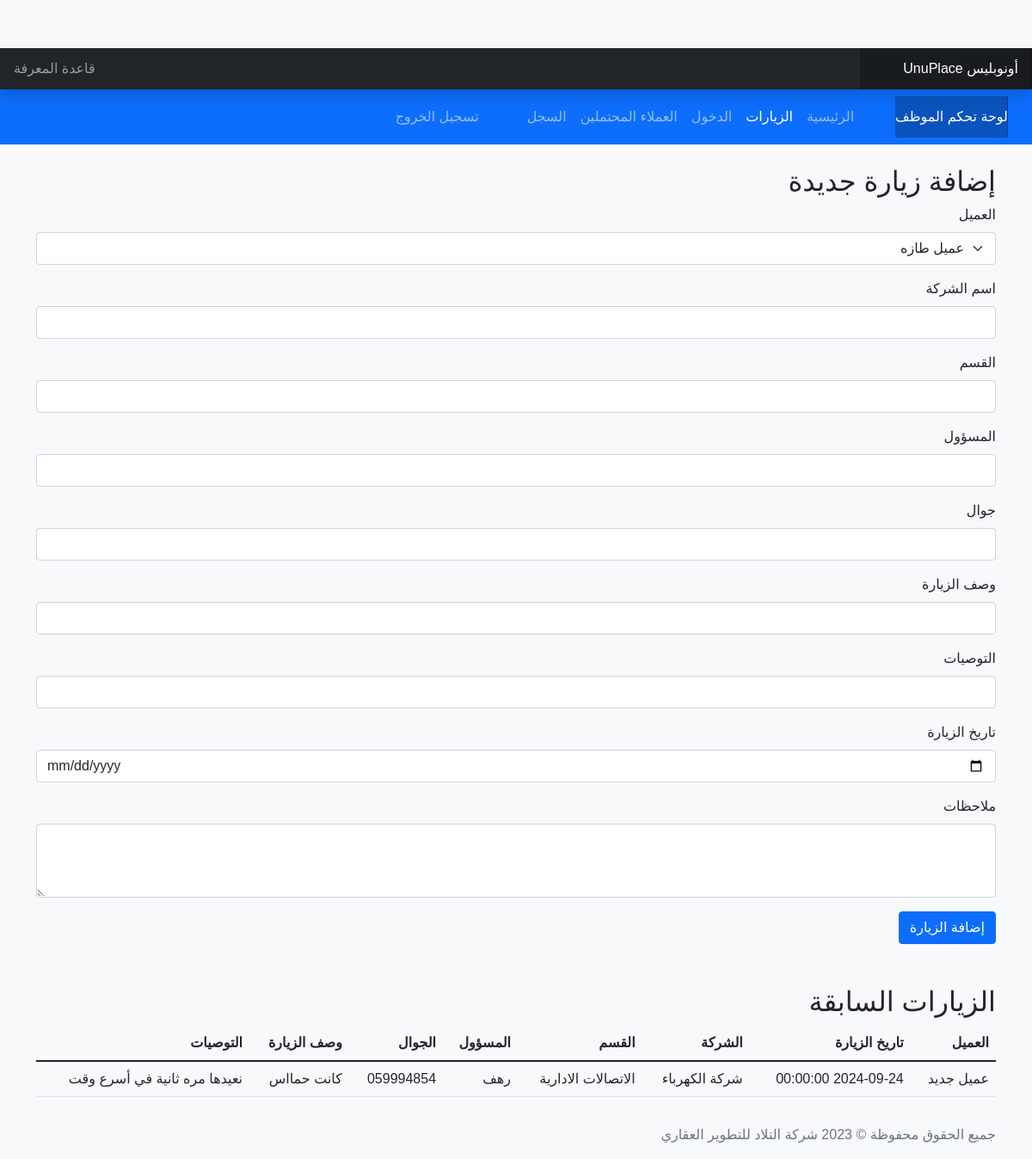
The page /employee/visits.php (signed in) on the database its author committed.
### tables this page shows
CREATE TABLE `visits` (
  `id` int(11) NOT NULL,
  `employee_id` int(11) DEFAULT NULL,
  `visit_date` datetime NOT NULL,
  `company_name` varchar(100) NOT NULL,
  `department` varchar(100) DEFAULT NULL,
  `contact_name` varchar(100) DEFAULT NULL,
  `contact_phone` varchar(20) DEFAULT NULL,
  `description` text DEFAULT NULL,
  `recommendations` text DEFAULT NULL,
  `created_at` timestamp NOT NULL DEFAULT current_timestamp(),
  `project_id` int(11) DEFAULT NULL,
  `client_id` int(11) DEFAULT NULL,
  `notes` text DEFAULT NULL
);

CREATE TABLE `potential_clients` (
  `id` int(11) NOT NULL,
  `name` varchar(100) NOT NULL,
  `phone` varchar(20) NOT NULL,
  `salary` decimal(10,2) DEFAULT NULL,
  `monthly_commitment` decimal(10,2) DEFAULT NULL,
  `bank` text DEFAULT NULL,
  `sector` text DEFAULT NULL,
  `status` text DEFAULT NULL,
  `notes` text DEFAULT NULL,
  `contact_date` date DEFAULT NULL,
  `assigned_to` int(11) DEFAULT NULL,
  `created_at` timestamp NOT NULL DEFAULT current_timestamp(),
  `email` varchar(128) DEFAULT NULL,
  `source` text DEFAULT NULL
);

### includes/functions.php (called while the page is built, shortened)
<?php
function get_employee_visits($pdo, $employee_id) {
    $stmt = $pdo->prepare("SELECT v.*, pc.name as client_name
                           FROM visits v
                           JOIN potential_clients pc ON v.client_id = pc.id
                           WHERE v.employee_id = ?
                           ORDER BY v.visit_date DESC");
    $stmt->execute([$employee_id]);
    return $stmt->fetchAll(PDO::FETCH_ASSOC);
}
function get_employee_potential_clients($pdo, $employee_id) {
    $stmt = $pdo->prepare("SELECT * FROM potential_clients WHERE assigned_to = ? ORDER BY created_at DESC");
    $stmt->execute([$employee_id]);
    return $stmt->fetchAll(PDO::FETCH_ASSOC);
}

### employee/visits.php (the view, shortened to what this page needs)
<?php
require_once '../includes/functions.php';
require_once '../config/database.php';
$clients = get_employee_potential_clients($pdo, $_SESSION['user_id']);
$visits = get_employee_visits($pdo, $_SESSION['user_id']);
?>
<!DOCTYPE html>
<html lang="ar" dir="rtl">
<head>
    <link href="https://cdn.jsdelivr.net/npm/bootstrap@5.1.3/dist/css/bootstrap.min.css" rel="stylesheet">
    <link href="../assets/css/style.css" rel="stylesheet">
</head>
<body>
    <?php include '../includes/header.php'; ?>
    <?php include '../includes/employee_topnav.php'; ?>
    <div class="container mt-4">
        <h2>إضافة زيارة جديدة</h2>
        <form method="POST">
            <div class="mb-3">
                <label for="client_id" class="form-label">العميل</label>
                <select name="client_id" id="client_id" class="form-select" required>
                    <?php foreach ($clients as $client): ?>
                        <option value="<?php echo $client['id']; ?>"><?php echo htmlspecialchars($client['name']); ?></option>
                    <?php endforeach; ?>
                </select>
            </div>
            <div class="mb-3">
                <label for="company_name" class="form-label">اسم الشركة </label>
                <input type="text" name="company_name" id="company_name" class="form-control" required>
            </div>
            <div class="mb-3">
                <label for="department" class="form-label">القسم </label>
                <input type="text" name="department" id="department" class="form-control" required>
            </div>
            <div class="mb-3">
                <label for="contact_name" class="form-label">المسؤول </label>
                <input type="text" name="contact_name" id="contact_name" class="form-control" required>
            </div>
            <div class="mb-3">
                <label for="contact_phone" class="form-label">جوال </label>
                <input type="text" name="contact_phone" id="contact_phone" class="form-control" required>
            </div>
            <div class="mb-3">
                <label for="description" class="form-label">وصف الزيارة </label>
                <input type="text" name="description" id="description" class="form-control" required>
            </div>
            <div class="mb-3">
                <label for="recommendations" class="form-label">التوصيات </label>
                <input type="text" name="recommendations" id="recommendations" class="form-control" required>
            </div>
            <div class="mb-3">
                <label for="visit_date" class="form-label">تاريخ الزيارة</label>
                <input type="date" name="visit_date" id="visit_date" class="form-control" required>
            </div>
            <div class="mb-3">
                <label for="notes" class="form-label">ملاحظات</label>
                <textarea name="notes" id="notes" class="form-control" rows="3"></textarea>
            </div>
            <button type="submit" name="add_visit" class="btn btn-primary">إضافة الزيارة</button>
        </form>
        <h2 class="mt-5">الزيارات السابقة</h2>
        <table class="table">
            <thead>
                <tr>
                    <th>العميل</th>
                    <th>تاريخ الزيارة</th>
                    <th>الشركة</th>
                    <th>القسم</th>
                    <th>المسؤول</th>
                    <th>الجوال</th>
                    <th>وصف الزيارة</th>
                    <th>التوصيات</th>
                </tr>
            </thead>
            <tbody>
                <?php foreach ($visits as $visit): ?>
                <tr>
                    <td><?php echo htmlspecialchars($visit['client_name']); ?></td>
                    <td><?php echo htmlspecialchars($visit['visit_date']); ?></td>
                    <td><?php echo htmlspecialchars($visit['company_name']); ?></td>
                    <td><?php echo htmlspecialchars($visit['department']); ?></td>
                    <td><?php echo htmlspecialchars($visit['contact_name']); ?></td>
                    <td><?php echo htmlspecialchars($visit['contact_phone']); ?></td>
                    <td><?php echo htmlspecialchars($visit['description']); ?></td>
                    <td><?php echo htmlspecialchars($visit['recommendations']); ?></td>
                </tr>
                <?php endforeach; ?>
            </tbody>
        </table>
    </div>
    <?php include '../includes/footer.php'; ?>
</body>
</html>

### assets/css/style.css (style rules this page uses)
body { font-family: 'Arial', sans-serif; background-color: #f8f9fa; padding-top: 56px; }

### rows shown on the page
visits: potential_clients.name "عميل جديد", visit_date "2024-09-24 00:00:00", company_name "شركة الكهرباء", department "الاتصالات الادارية", contact_name "رهف", contact_phone "059994854", description "كانت حمااس", recommendations "نعيدها مره ثانية في أسرع وقت"

### other values the page prints
form field client_id "عميل طازه"
